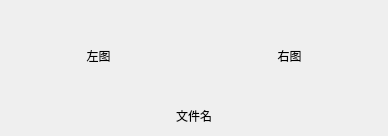
<?xml version="1.0" encoding="UTF-8"?>
<ui version="4.0">
 <class>Thumbnail</class>
 <widget class="QWidget" name="Thumbnail">
  <property name="geometry">
   <rect>
    <x>0</x>
    <y>0</y>
    <width>388</width>
    <height>136</height>
   </rect>
  </property>
  <property name="maximumSize">
   <size>
    <width>16777215</width>
    <height>16777215</height>
   </size>
  </property>
  <property name="windowTitle">
   <string>Form</string>
  </property>
  <layout class="QVBoxLayout" name="verticalLayout">
   <item>
    <layout class="QHBoxLayout" name="horizontalLayout">
     <item>
      <widget class="QLabel" name="label_img_left">
       <property name="minimumSize">
        <size>
         <width>160</width>
         <height>90</height>
        </size>
       </property>
       <property name="maximumSize">
        <size>
         <width>16777215</width>
         <height>16777215</height>
        </size>
       </property>
       <property name="text">
        <string>左图</string>
       </property>
       <property name="alignment">
        <set>Qt::AlignCenter</set>
       </property>
      </widget>
     </item>
     <item>
      <spacer name="horizontalSpacer">
       <property name="orientation">
        <enum>Qt::Horizontal</enum>
       </property>
       <property name="sizeType">
        <enum>QSizePolicy::Maximum</enum>
       </property>
       <property name="sizeHint" stdset="0">
        <size>
         <width>10</width>
         <height>20</height>
        </size>
       </property>
      </spacer>
     </item>
     <item>
      <widget class="QLabel" name="label_img_right">
       <property name="minimumSize">
        <size>
         <width>160</width>
         <height>90</height>
        </size>
       </property>
       <property name="maximumSize">
        <size>
         <width>16777215</width>
         <height>16777215</height>
        </size>
       </property>
       <property name="text">
        <string>右图</string>
       </property>
       <property name="alignment">
        <set>Qt::AlignCenter</set>
       </property>
      </widget>
     </item>
    </layout>
   </item>
   <item>
    <widget class="QLabel" name="label_filename">
     <property name="sizePolicy">
      <sizepolicy hsizetype="Expanding" vsizetype="Preferred">
       <horstretch>0</horstretch>
       <verstretch>0</verstretch>
      </sizepolicy>
     </property>
     <property name="maximumSize">
      <size>
       <width>16777215</width>
       <height>20</height>
      </size>
     </property>
     <property name="text">
      <string>文件名</string>
     </property>
     <property name="alignment">
      <set>Qt::AlignCenter</set>
     </property>
    </widget>
   </item>
  </layout>
 </widget>
 <resources/>
 <connections/>
</ui>
